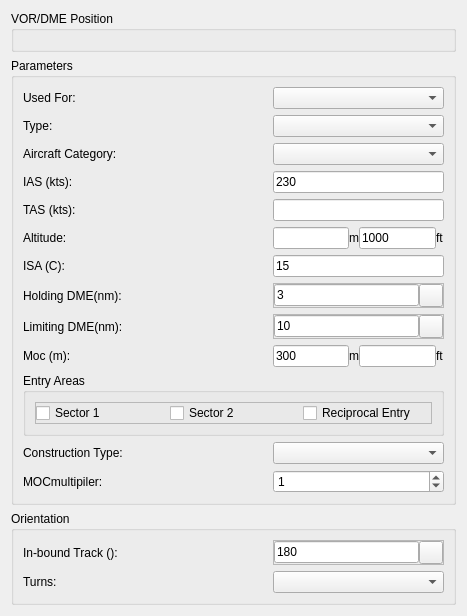
<?xml version="1.0" encoding="UTF-8"?>
<ui version="4.0">
 <class>Form</class>
 <widget class="QWidget" name="Form">
  <property name="geometry">
   <rect>
    <x>0</x>
    <y>0</y>
    <width>467</width>
    <height>556</height>
   </rect>
  </property>
  <property name="font">
   <font>
    <family>Arial</family>
    <weight>50</weight>
    <bold>false</bold>
   </font>
  </property>
  <property name="windowTitle">
   <string>Form</string>
  </property>
  <layout class="QVBoxLayout" name="verticalLayout">
   <item>
    <widget class="QGroupBox" name="gbVorDmePosition">
     <property name="title">
      <string>VOR/DME Position</string>
     </property>
     <layout class="QVBoxLayout" name="vl_VorDmePosition"/>
    </widget>
   </item>
   <item>
    <widget class="QGroupBox" name="gbParameters">
     <property name="font">
      <font>
       <family>Arial</family>
       <weight>50</weight>
       <bold>false</bold>
      </font>
     </property>
     <property name="title">
      <string>Parameters</string>
     </property>
     <layout class="QVBoxLayout" name="vl_gbParameters">
      <item>
       <widget class="QFrame" name="frameUsedFor">
        <property name="frameShape">
         <enum>QFrame::NoFrame</enum>
        </property>
        <property name="frameShadow">
         <enum>QFrame::Raised</enum>
        </property>
        <layout class="QHBoxLayout" name="horizontalLayout_58">
         <property name="spacing">
          <number>0</number>
         </property>
         <property name="margin">
          <number>0</number>
         </property>
         <item>
          <widget class="QLabel" name="label_66">
           <property name="minimumSize">
            <size>
             <width>250</width>
             <height>0</height>
            </size>
           </property>
           <property name="font">
            <font>
             <weight>50</weight>
             <bold>false</bold>
            </font>
           </property>
           <property name="text">
            <string>Used For:</string>
           </property>
          </widget>
         </item>
         <item>
          <widget class="QComboBox" name="cmbUsedFor">
           <property name="sizePolicy">
            <sizepolicy hsizetype="Expanding" vsizetype="Fixed">
             <horstretch>0</horstretch>
             <verstretch>0</verstretch>
            </sizepolicy>
           </property>
           <property name="font">
            <font>
             <weight>50</weight>
             <bold>false</bold>
            </font>
           </property>
          </widget>
         </item>
        </layout>
       </widget>
      </item>
      <item>
       <widget class="QFrame" name="frameType">
        <property name="frameShape">
         <enum>QFrame::NoFrame</enum>
        </property>
        <property name="frameShadow">
         <enum>QFrame::Raised</enum>
        </property>
        <layout class="QHBoxLayout" name="horizontalLayout_59">
         <property name="spacing">
          <number>0</number>
         </property>
         <property name="margin">
          <number>0</number>
         </property>
         <item>
          <widget class="QLabel" name="label_67">
           <property name="minimumSize">
            <size>
             <width>250</width>
             <height>0</height>
            </size>
           </property>
           <property name="font">
            <font>
             <weight>50</weight>
             <bold>false</bold>
            </font>
           </property>
           <property name="text">
            <string>Type:</string>
           </property>
          </widget>
         </item>
         <item>
          <widget class="QComboBox" name="cmbType">
           <property name="sizePolicy">
            <sizepolicy hsizetype="Expanding" vsizetype="Fixed">
             <horstretch>0</horstretch>
             <verstretch>0</verstretch>
            </sizepolicy>
           </property>
           <property name="font">
            <font>
             <weight>50</weight>
             <bold>false</bold>
            </font>
           </property>
          </widget>
         </item>
        </layout>
       </widget>
      </item>
      <item>
       <widget class="QFrame" name="frameAircraftCategory">
        <property name="frameShape">
         <enum>QFrame::NoFrame</enum>
        </property>
        <property name="frameShadow">
         <enum>QFrame::Raised</enum>
        </property>
        <layout class="QHBoxLayout" name="horizontalLayout_61">
         <property name="spacing">
          <number>0</number>
         </property>
         <property name="margin">
          <number>0</number>
         </property>
         <item>
          <widget class="QLabel" name="label_69">
           <property name="minimumSize">
            <size>
             <width>250</width>
             <height>0</height>
            </size>
           </property>
           <property name="font">
            <font>
             <weight>50</weight>
             <bold>false</bold>
            </font>
           </property>
           <property name="text">
            <string>Aircraft Category:</string>
           </property>
          </widget>
         </item>
         <item>
          <widget class="QComboBox" name="cmbAircraftCategory">
           <property name="sizePolicy">
            <sizepolicy hsizetype="Expanding" vsizetype="Fixed">
             <horstretch>0</horstretch>
             <verstretch>0</verstretch>
            </sizepolicy>
           </property>
           <property name="font">
            <font>
             <weight>50</weight>
             <bold>false</bold>
            </font>
           </property>
          </widget>
         </item>
        </layout>
       </widget>
      </item>
      <item>
       <widget class="QFrame" name="frameIas">
        <property name="frameShape">
         <enum>QFrame::NoFrame</enum>
        </property>
        <property name="frameShadow">
         <enum>QFrame::Raised</enum>
        </property>
        <layout class="QHBoxLayout" name="horizontalLayout_60">
         <property name="spacing">
          <number>0</number>
         </property>
         <property name="margin">
          <number>0</number>
         </property>
         <item>
          <widget class="QLabel" name="label_68">
           <property name="minimumSize">
            <size>
             <width>250</width>
             <height>0</height>
            </size>
           </property>
           <property name="font">
            <font>
             <weight>50</weight>
             <bold>false</bold>
            </font>
           </property>
           <property name="text">
            <string>IAS (kts):</string>
           </property>
          </widget>
         </item>
         <item>
          <widget class="QLineEdit" name="txtIas">
           <property name="font">
            <font>
             <weight>50</weight>
             <bold>false</bold>
            </font>
           </property>
           <property name="text">
            <string>230</string>
           </property>
          </widget>
         </item>
        </layout>
       </widget>
      </item>
      <item>
       <widget class="QFrame" name="frameTas">
        <property name="frameShape">
         <enum>QFrame::NoFrame</enum>
        </property>
        <property name="frameShadow">
         <enum>QFrame::Raised</enum>
        </property>
        <layout class="QHBoxLayout" name="horizontalLayout_68">
         <property name="spacing">
          <number>0</number>
         </property>
         <property name="margin">
          <number>0</number>
         </property>
         <item>
          <widget class="QLabel" name="label_76">
           <property name="minimumSize">
            <size>
             <width>250</width>
             <height>0</height>
            </size>
           </property>
           <property name="font">
            <font>
             <weight>50</weight>
             <bold>false</bold>
            </font>
           </property>
           <property name="text">
            <string>TAS (kts):</string>
           </property>
          </widget>
         </item>
         <item>
          <widget class="QLineEdit" name="txtTas">
           <property name="font">
            <font>
             <weight>50</weight>
             <bold>false</bold>
            </font>
           </property>
           <property name="text">
            <string/>
           </property>
          </widget>
         </item>
        </layout>
       </widget>
      </item>
      <item>
       <widget class="QFrame" name="frameAltitude">
        <property name="frameShape">
         <enum>QFrame::NoFrame</enum>
        </property>
        <property name="frameShadow">
         <enum>QFrame::Raised</enum>
        </property>
        <layout class="QHBoxLayout" name="horizontalLayout_69">
         <property name="spacing">
          <number>0</number>
         </property>
         <property name="margin">
          <number>0</number>
         </property>
         <item>
          <widget class="QLabel" name="label_77">
           <property name="minimumSize">
            <size>
             <width>250</width>
             <height>0</height>
            </size>
           </property>
           <property name="font">
            <font>
             <weight>50</weight>
             <bold>false</bold>
            </font>
           </property>
           <property name="text">
            <string>Altitude:</string>
           </property>
          </widget>
         </item>
         <item>
          <widget class="QLineEdit" name="txtAltitudeM"/>
         </item>
         <item>
          <widget class="QLabel" name="label_2">
           <property name="text">
            <string>m</string>
           </property>
          </widget>
         </item>
         <item>
          <widget class="QLineEdit" name="txtAltitude">
           <property name="font">
            <font>
             <weight>50</weight>
             <bold>false</bold>
            </font>
           </property>
           <property name="text">
            <string>1000</string>
           </property>
          </widget>
         </item>
         <item>
          <widget class="QLabel" name="label">
           <property name="text">
            <string>ft</string>
           </property>
          </widget>
         </item>
        </layout>
       </widget>
      </item>
      <item>
       <widget class="QFrame" name="frameIsa">
        <property name="frameShape">
         <enum>QFrame::NoFrame</enum>
        </property>
        <property name="frameShadow">
         <enum>QFrame::Raised</enum>
        </property>
        <layout class="QHBoxLayout" name="horizontalLayout_72">
         <property name="spacing">
          <number>0</number>
         </property>
         <property name="margin">
          <number>0</number>
         </property>
         <item>
          <widget class="QLabel" name="label_80">
           <property name="minimumSize">
            <size>
             <width>250</width>
             <height>0</height>
            </size>
           </property>
           <property name="font">
            <font>
             <weight>50</weight>
             <bold>false</bold>
            </font>
           </property>
           <property name="text">
            <string>ISA (C):</string>
           </property>
          </widget>
         </item>
         <item>
          <widget class="QLineEdit" name="txtIsa">
           <property name="font">
            <font>
             <weight>50</weight>
             <bold>false</bold>
            </font>
           </property>
           <property name="text">
            <string>15</string>
           </property>
          </widget>
         </item>
        </layout>
       </widget>
      </item>
      <item>
       <widget class="QFrame" name="frameHoldingDme">
        <property name="frameShape">
         <enum>QFrame::NoFrame</enum>
        </property>
        <property name="frameShadow">
         <enum>QFrame::Raised</enum>
        </property>
        <layout class="QHBoxLayout" name="horizontalLayout_66">
         <property name="spacing">
          <number>0</number>
         </property>
         <property name="margin">
          <number>0</number>
         </property>
         <item>
          <widget class="QLabel" name="label_74">
           <property name="minimumSize">
            <size>
             <width>250</width>
             <height>0</height>
            </size>
           </property>
           <property name="font">
            <font>
             <weight>50</weight>
             <bold>false</bold>
            </font>
           </property>
           <property name="text">
            <string>Holding DME(nm):</string>
           </property>
          </widget>
         </item>
         <item>
          <widget class="QFrame" name="frameTrack_4">
           <property name="frameShape">
            <enum>QFrame::StyledPanel</enum>
           </property>
           <property name="frameShadow">
            <enum>QFrame::Raised</enum>
           </property>
           <layout class="QHBoxLayout" name="horizontalLayout_13">
            <property name="spacing">
             <number>0</number>
            </property>
            <property name="margin">
             <number>0</number>
            </property>
            <item>
             <widget class="QLineEdit" name="txtHoldingDme">
              <property name="enabled">
               <bool>true</bool>
              </property>
              <property name="font">
               <font>
                <weight>50</weight>
                <bold>false</bold>
               </font>
              </property>
              <property name="text">
               <string>3</string>
              </property>
             </widget>
            </item>
            <item>
             <widget class="QToolButton" name="btnCaptureHoldingDme">
              <property name="text">
               <string/>
              </property>
              <property name="icon">
               <iconset>
                <normaloff>:/gnss_item/coordinate_capture.png</normaloff>:/gnss_item/coordinate_capture.png</iconset>
              </property>
             </widget>
            </item>
           </layout>
          </widget>
         </item>
        </layout>
       </widget>
      </item>
      <item>
       <widget class="QFrame" name="frameLimitingDme">
        <property name="frameShape">
         <enum>QFrame::NoFrame</enum>
        </property>
        <property name="frameShadow">
         <enum>QFrame::Raised</enum>
        </property>
        <layout class="QHBoxLayout" name="horizontalLayout_65">
         <property name="spacing">
          <number>0</number>
         </property>
         <property name="margin">
          <number>0</number>
         </property>
         <item>
          <widget class="QLabel" name="label_73">
           <property name="minimumSize">
            <size>
             <width>250</width>
             <height>0</height>
            </size>
           </property>
           <property name="font">
            <font>
             <weight>50</weight>
             <bold>false</bold>
            </font>
           </property>
           <property name="text">
            <string>Limiting DME(nm):</string>
           </property>
          </widget>
         </item>
         <item>
          <widget class="QFrame" name="frameTrack_3">
           <property name="frameShape">
            <enum>QFrame::StyledPanel</enum>
           </property>
           <property name="frameShadow">
            <enum>QFrame::Raised</enum>
           </property>
           <layout class="QHBoxLayout" name="horizontalLayout_12">
            <property name="spacing">
             <number>0</number>
            </property>
            <property name="margin">
             <number>0</number>
            </property>
            <item>
             <widget class="QLineEdit" name="txtLimitingDme">
              <property name="enabled">
               <bool>true</bool>
              </property>
              <property name="font">
               <font>
                <weight>50</weight>
                <bold>false</bold>
               </font>
              </property>
              <property name="text">
               <string>10</string>
              </property>
             </widget>
            </item>
            <item>
             <widget class="QToolButton" name="btnCaptureLimitingDme">
              <property name="text">
               <string/>
              </property>
              <property name="icon">
               <iconset>
                <normaloff>:/gnss_item/coordinate_capture.png</normaloff>:/gnss_item/coordinate_capture.png</iconset>
              </property>
             </widget>
            </item>
           </layout>
          </widget>
         </item>
        </layout>
       </widget>
      </item>
      <item>
       <widget class="QFrame" name="frameMoc">
        <property name="frameShape">
         <enum>QFrame::NoFrame</enum>
        </property>
        <property name="frameShadow">
         <enum>QFrame::Raised</enum>
        </property>
        <layout class="QHBoxLayout" name="horizontalLayout_74">
         <property name="spacing">
          <number>0</number>
         </property>
         <property name="margin">
          <number>0</number>
         </property>
         <item>
          <widget class="QLabel" name="label_82">
           <property name="minimumSize">
            <size>
             <width>250</width>
             <height>0</height>
            </size>
           </property>
           <property name="font">
            <font>
             <weight>50</weight>
             <bold>false</bold>
            </font>
           </property>
           <property name="text">
            <string>Moc (m):</string>
           </property>
          </widget>
         </item>
         <item>
          <widget class="QLineEdit" name="txtMoc">
           <property name="font">
            <font>
             <weight>50</weight>
             <bold>false</bold>
            </font>
           </property>
           <property name="text">
            <string>300</string>
           </property>
          </widget>
         </item>
         <item>
          <widget class="QLabel" name="label_3">
           <property name="text">
            <string>m</string>
           </property>
          </widget>
         </item>
         <item>
          <widget class="QLineEdit" name="txtMocFt">
           <property name="font">
            <font>
             <weight>50</weight>
             <bold>false</bold>
            </font>
           </property>
           <property name="text">
            <string/>
           </property>
          </widget>
         </item>
         <item>
          <widget class="QLabel" name="labelMocFt">
           <property name="text">
            <string>ft</string>
           </property>
          </widget>
         </item>
        </layout>
       </widget>
      </item>
      <item>
       <widget class="QGroupBox" name="gbEntryAreas">
        <property name="font">
         <font>
          <weight>50</weight>
          <bold>false</bold>
         </font>
        </property>
        <property name="title">
         <string>Entry Areas</string>
        </property>
        <layout class="QVBoxLayout" name="vl_gbEntryAreas">
         <item>
          <widget class="QFrame" name="frameEntryAreas">
           <property name="frameShape">
            <enum>QFrame::StyledPanel</enum>
           </property>
           <property name="frameShadow">
            <enum>QFrame::Raised</enum>
           </property>
           <layout class="QHBoxLayout" name="hl_EntryAreas">
            <property name="margin">
             <number>0</number>
            </property>
            <item>
             <widget class="QCheckBox" name="chbSector1">
              <property name="font">
               <font>
                <weight>50</weight>
                <bold>false</bold>
               </font>
              </property>
              <property name="layoutDirection">
               <enum>Qt::LeftToRight</enum>
              </property>
              <property name="text">
               <string>Sector 1 </string>
              </property>
             </widget>
            </item>
            <item>
             <widget class="QCheckBox" name="chbSector2">
              <property name="font">
               <font>
                <weight>50</weight>
                <bold>false</bold>
               </font>
              </property>
              <property name="layoutDirection">
               <enum>Qt::LeftToRight</enum>
              </property>
              <property name="text">
               <string>Sector 2</string>
              </property>
             </widget>
            </item>
            <item>
             <widget class="QCheckBox" name="chbReciprocalEntry">
              <property name="font">
               <font>
                <weight>50</weight>
                <bold>false</bold>
               </font>
              </property>
              <property name="layoutDirection">
               <enum>Qt::LeftToRight</enum>
              </property>
              <property name="text">
               <string>Reciprocal Entry</string>
              </property>
             </widget>
            </item>
           </layout>
          </widget>
         </item>
        </layout>
       </widget>
      </item>
      <item>
       <widget class="QFrame" name="frameConstruction">
        <property name="frameShape">
         <enum>QFrame::NoFrame</enum>
        </property>
        <property name="frameShadow">
         <enum>QFrame::Raised</enum>
        </property>
        <layout class="QHBoxLayout" name="horizontalLayout_75">
         <property name="spacing">
          <number>0</number>
         </property>
         <property name="margin">
          <number>0</number>
         </property>
         <item>
          <widget class="QLabel" name="label_83">
           <property name="minimumSize">
            <size>
             <width>250</width>
             <height>0</height>
            </size>
           </property>
           <property name="font">
            <font>
             <weight>50</weight>
             <bold>false</bold>
            </font>
           </property>
           <property name="text">
            <string>Construction Type:</string>
           </property>
          </widget>
         </item>
         <item>
          <widget class="QComboBox" name="cmbConstruction">
           <property name="sizePolicy">
            <sizepolicy hsizetype="Expanding" vsizetype="Fixed">
             <horstretch>0</horstretch>
             <verstretch>0</verstretch>
            </sizepolicy>
           </property>
           <property name="font">
            <font>
             <weight>50</weight>
             <bold>false</bold>
            </font>
           </property>
          </widget>
         </item>
        </layout>
       </widget>
      </item>
      <item>
       <widget class="QFrame" name="frameIas_2">
        <property name="frameShape">
         <enum>QFrame::NoFrame</enum>
        </property>
        <property name="frameShadow">
         <enum>QFrame::Raised</enum>
        </property>
        <layout class="QHBoxLayout" name="horizontalLayout_62">
         <property name="spacing">
          <number>0</number>
         </property>
         <property name="margin">
          <number>0</number>
         </property>
         <item>
          <widget class="QLabel" name="label_70">
           <property name="minimumSize">
            <size>
             <width>250</width>
             <height>0</height>
            </size>
           </property>
           <property name="font">
            <font>
             <weight>50</weight>
             <bold>false</bold>
            </font>
           </property>
           <property name="text">
            <string>MOCmultipiler:</string>
           </property>
          </widget>
         </item>
         <item>
          <widget class="QSpinBox" name="spinBoxMocmulipiler">
           <property name="value">
            <number>1</number>
           </property>
          </widget>
         </item>
        </layout>
       </widget>
      </item>
     </layout>
    </widget>
   </item>
   <item>
    <widget class="QGroupBox" name="gbOrientation">
     <property name="title">
      <string>Orientation</string>
     </property>
     <layout class="QVBoxLayout" name="vl_gbOrientation">
      <item>
       <widget class="QFrame" name="frameTrackRoot">
        <property name="frameShape">
         <enum>QFrame::NoFrame</enum>
        </property>
        <property name="frameShadow">
         <enum>QFrame::Raised</enum>
        </property>
        <layout class="QHBoxLayout" name="horizontalLayout_63">
         <property name="spacing">
          <number>0</number>
         </property>
         <property name="margin">
          <number>0</number>
         </property>
         <item>
          <widget class="QLabel" name="label_71">
           <property name="minimumSize">
            <size>
             <width>250</width>
             <height>0</height>
            </size>
           </property>
           <property name="font">
            <font>
             <weight>50</weight>
             <bold>false</bold>
            </font>
           </property>
           <property name="text">
            <string>In-bound Track ():</string>
           </property>
          </widget>
         </item>
         <item>
          <widget class="QFrame" name="frameTrack">
           <property name="frameShape">
            <enum>QFrame::StyledPanel</enum>
           </property>
           <property name="frameShadow">
            <enum>QFrame::Raised</enum>
           </property>
           <layout class="QHBoxLayout" name="horizontalLayout_10">
            <property name="spacing">
             <number>0</number>
            </property>
            <property name="margin">
             <number>0</number>
            </property>
            <item>
             <widget class="QLineEdit" name="txtTrack">
              <property name="enabled">
               <bool>true</bool>
              </property>
              <property name="font">
               <font>
                <weight>50</weight>
                <bold>false</bold>
               </font>
              </property>
              <property name="text">
               <string>180</string>
              </property>
             </widget>
            </item>
            <item>
             <widget class="QToolButton" name="btnCaptureTrack">
              <property name="text">
               <string/>
              </property>
              <property name="icon">
               <iconset>
                <normaloff>:/gnss_item/coordinate_capture.png</normaloff>:/gnss_item/coordinate_capture.png</iconset>
              </property>
             </widget>
            </item>
           </layout>
          </widget>
         </item>
        </layout>
       </widget>
      </item>
      <item>
       <widget class="QFrame" name="frameOrientation">
        <property name="frameShape">
         <enum>QFrame::NoFrame</enum>
        </property>
        <property name="frameShadow">
         <enum>QFrame::Raised</enum>
        </property>
        <layout class="QHBoxLayout" name="horizontalLayout_67">
         <property name="spacing">
          <number>0</number>
         </property>
         <property name="margin">
          <number>0</number>
         </property>
         <item>
          <widget class="QLabel" name="label_75">
           <property name="minimumSize">
            <size>
             <width>250</width>
             <height>0</height>
            </size>
           </property>
           <property name="font">
            <font>
             <weight>50</weight>
             <bold>false</bold>
            </font>
           </property>
           <property name="text">
            <string>Turns:</string>
           </property>
          </widget>
         </item>
         <item>
          <widget class="QComboBox" name="cmbOrientation">
           <property name="sizePolicy">
            <sizepolicy hsizetype="Expanding" vsizetype="Fixed">
             <horstretch>0</horstretch>
             <verstretch>0</verstretch>
            </sizepolicy>
           </property>
           <property name="font">
            <font>
             <weight>50</weight>
             <bold>false</bold>
            </font>
           </property>
           <property name="contextMenuPolicy">
            <enum>Qt::NoContextMenu</enum>
           </property>
          </widget>
         </item>
        </layout>
       </widget>
      </item>
     </layout>
    </widget>
   </item>
  </layout>
 </widget>
 <resources/>
 <connections/>
</ui>
